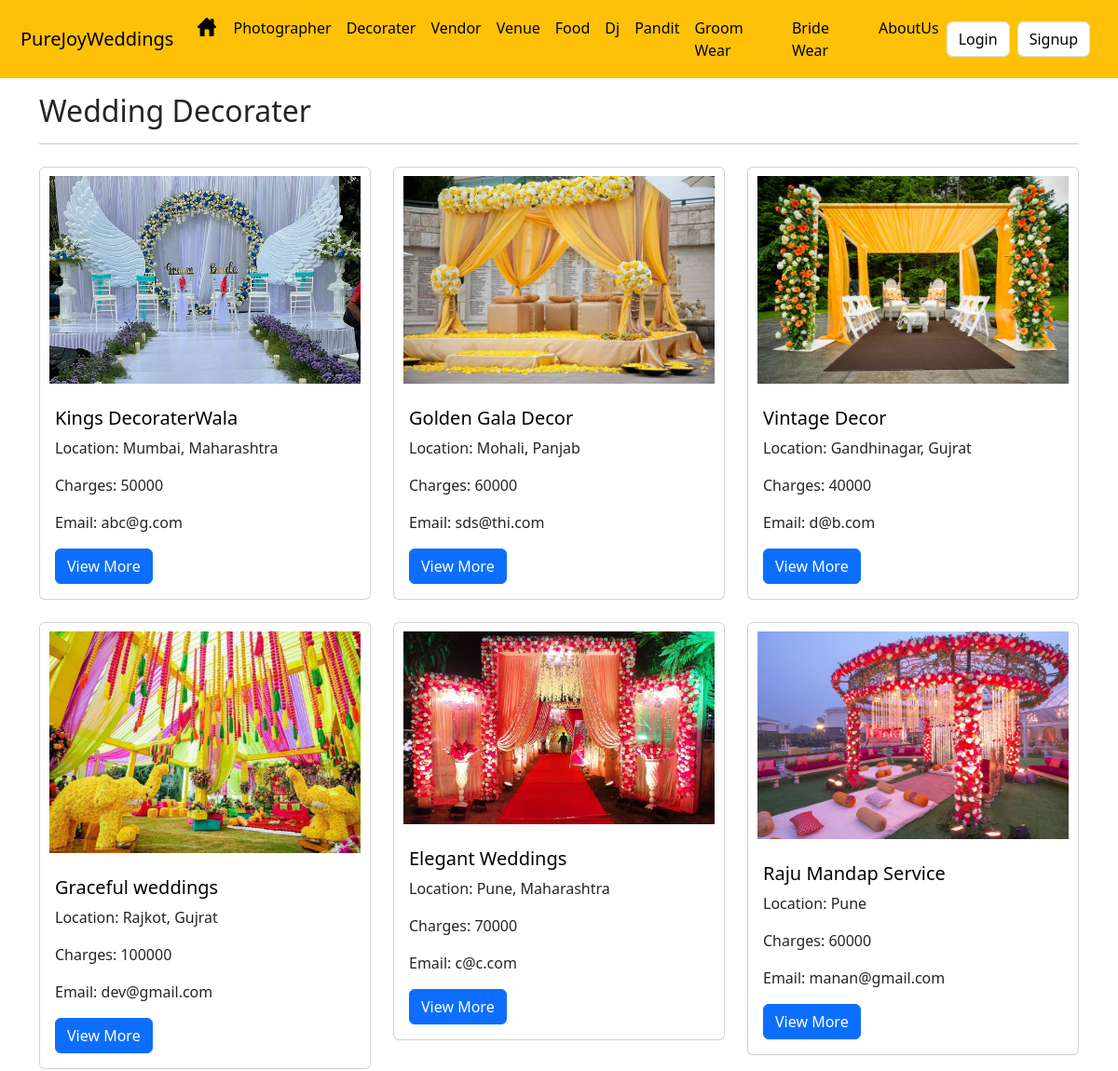
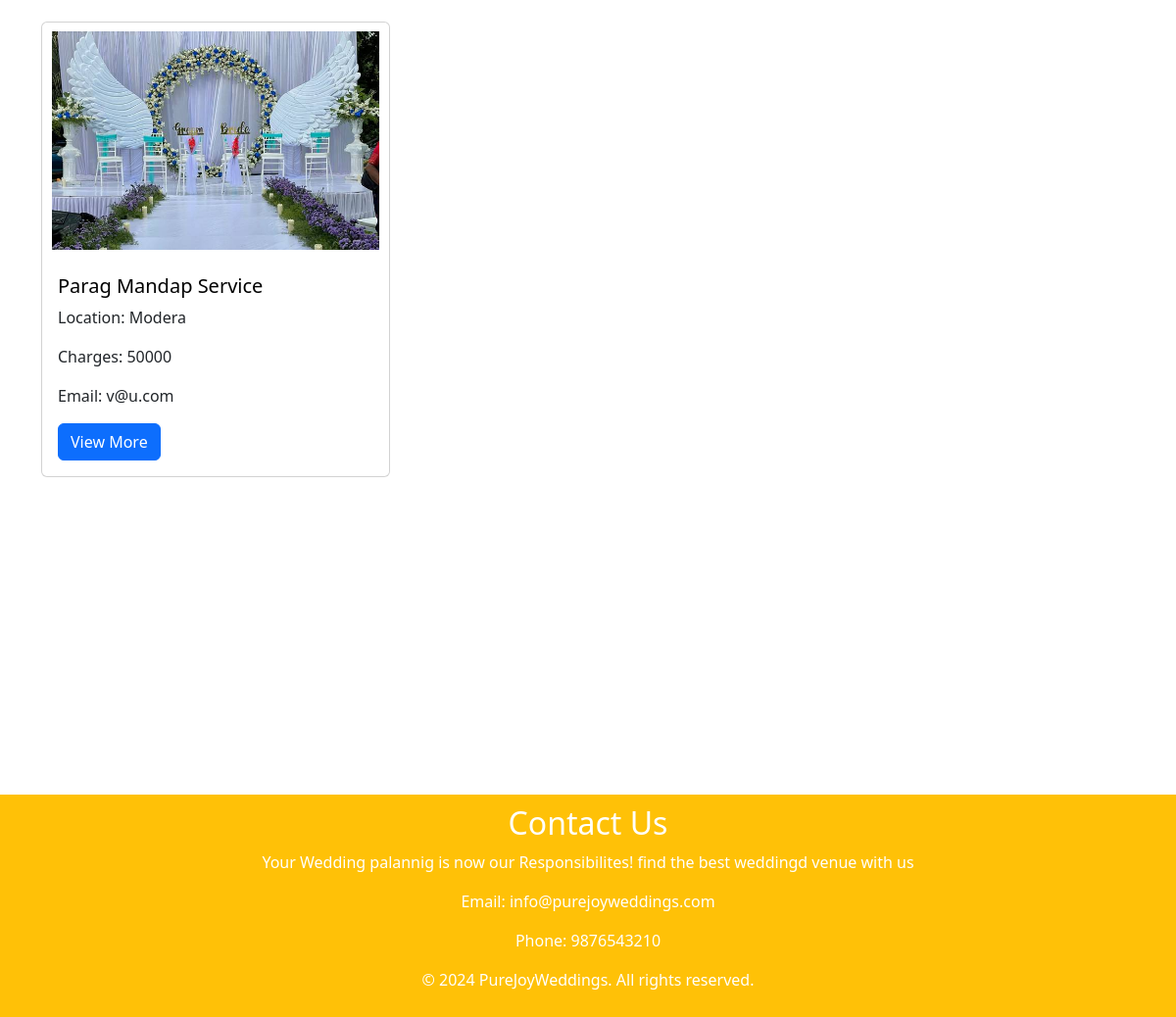
Screenshot of /decorator.php with the database file from the repository (2 pictures, top to bottom).
### tables this page shows
CREATE TABLE `decorater_detail` (
  `decor_sno` int(11) NOT NULL,
  `decor_name` varchar(30) NOT NULL,
  `decor_location` varchar(30) NOT NULL,
  `decor_charges` varchar(10) NOT NULL,
  `email` varchar(50) NOT NULL,
  `contact_number` text NOT NULL
);

### _dbconnect.php (called while the page is built, shortened)
<?php
class Database
{
    private $host = 'localhost';
    private $username = 'root';
    private $password = '';
    private $database = 'purejoyweddings';
    private $db;
    public function __construct()
    {
        try {
            $this->db = new PDO("mysql:host={$this->host};dbname={$this->database}", $this->username, $this->password);
            $this->db->setAttribute(PDO::ATTR_ERRMODE, PDO::ERRMODE_EXCEPTION);
        } catch (PDOException $e) {
            echo "Connection failed: " . $e->getMessage();
        }
    }
    public function getAllDecoratorCards()
    {
        $query = "SELECT * FROM decorater_detail";
        $stmt = $this->db->query($query);
        $result = $stmt->fetchAll(PDO::FETCH_ASSOC);
        return $result;
    }
}
?>

### decorator.php (the view, shortened to what this page needs)
<!DOCTYPE html>
<html>
<head>
    <link href="https://cdn.jsdelivr.net/npm/bootstrap@5.3.2/dist/css/bootstrap.min.css" rel="stylesheet"
>
    <link rel="stylesheet" type="text/css" href="">
</head>
<body>
    <?php
  if(isset($_SESSION['loggedin']) && $_SESSION['loggedin'] == true){
		$loggedin = true;
	}
  else{
    $loggedin = false;
  }
echo'
<nav class="navbar navbar-expand-lg  bg-warning">
  <div class="container-fluid">
    <a class="navbar-brand" href="weddingplanner.php">PureJoyWeddings</a>
    <button class="navbar-toggler" type="button" data-bs-toggle="collapse" data-bs-target="#navbarSupportedContent" aria-controls="navbarSupportedContent" aria-expanded="false" aria-label="Toggle navigation">
      <span class="navbar-toggler-icon"></span>
    </button>
    <div class="collapse navbar-collapse" id="navbarSupportedContent">
      <ul class="navbar-nav me-auto mb-2 mb-lg-0">
        <li class="nav-item">
          <a href="weddingplanner.php"><img src="images\1024px-Home-icon.jpg" height="20px"></a>
        </li>
        <li class="nav-item">
          <a class="nav-link active" href="photographer.php">Photographer</a>
        </li>
        <li class="nav-item">
          <a class="nav-link active" href="decorator.php" role="button">
            Decorater
          </a>
        </li>
        <li class="nav-item">
				<a class="nav-link active" href="vendor.php">Vendor</a>
				</li>
        <li class="nav-item">
          <a class="nav-link active" href="venue.php">Venue</a>
        </li>
        <li class="nav-item">
          <a class="nav-link active" href="food.php">Food</a>
        </li>
        <li class="nav-item">
          <a class="nav-link active" href="dj.php">Dj</a>
        </li>
        <li class="nav-item">
          <a class="nav-link active" href="pandit.php">Pandit</a>
        </li>
        <li class="nav-item">
        <a class="nav-link active" href="groom_wear.php">Groom Wear</a>
      </li>
      <li class="nav-item">
        <a class="nav-link active" href="bride_wear.php">Bride Wear</a>
      </li>
        <li class="nav-item">
          <a class="nav-link active" href="aboutus.php">AboutUs</a>
        </li>
      </ul>';
      if(!$loggedin){
      echo'
      <form class="d-flex" role="search">
        <button class="form-control me-2" type="login"><a href="login2.php" class="loginanchor">Login</a></button>
        <button class="form-control me-2" type="login"><a href="signup.php" class="signupanchor">Signup</a></button>';
      }
      echo'
    </div>
  </div>
</nav>';
?>
    <?php
	require '_dbconnect.php';
?>
    <div class="container mt-3">
        <h2 class="add_serpro">Wedding Decorater</h2>
        <hr class="mb-4">
        <div class="row">
            <?php
        $database = new Database();
        $cards = $database->getAllDecoratorCards();
        if ($cards) {
            foreach ($cards as $card) {
                ?>
            <div class="col-md-4 mb-4">
                <div class="card">
                    <a href="decorator_detail.php?decor_sno=<?php echo $card['decor_sno']; ?>">
                        <?php if (!empty($card['decor_sno'])) { ?>
                        <img src="images\decorator_images\Wedding-Decorator-<?php echo $card['decor_sno']%7; ?>.jpg"
                            class="card-img-top" alt="Card Image">
                        <?php } ?>
                    </a>
                    <div class="card-body">
                        <h5 class="card-title"><a class="decorator_detail_link"
                                href="decorator_detail.php?decor_sno=<?php echo $card['decor_sno']; ?>"><?php echo $card['decor_name']; ?></a>
                        </h5>
                        <p class="card-text">Location: <?php echo $card['decor_location']; ?></p>
                        <p class="card-text">Charges: <?php echo $card['decor_charges']; ?></p>
                        <p class="card-text">Email: <?php echo $card['email']; ?></p>
                        <a href="decorator_detail.php?decor_sno=<?php echo $card['decor_sno']; ?>"
                            class="btn btn-primary">View More</a>
                    </div>
                </div>
            </div>
            <?php
            }
        } else {
            echo "No cards found.";
        }
        ?>
        </div>
    </div>
    <footer>
        <h2>Contact Us</h2>
        <p>Your Wedding palannig is now our Responsibilites! find the best weddingd venue with us</p>
        <p>Email: info@purejoyweddings.com</p>
        <p>Phone: 9876543210</p>
        <p>&copy; 2024 <a href="weddingplanner.php" style="text-decoration: none; color:white;">PureJoyWeddings.</a> All
            rights reserved.</p>
    </footer>
</body>
</html>

### decorator.php (style rules this page uses)
* { margin: 0; padding: 0; }
img { padding: 0 10px; margin: 9px 0; }
.navbar { background-color: #333; padding: 10px; color: white; width: 100%; top: 0; z-index: 1000; }
.loginanchor { text-decoration: none; color: black; }
.signupanchor { text-decoration: none; color: black; }
.decorator_detail_link { text-decoration: none; color: black; }
.add_serpro { display: inline; margin-right: 61%; }
footer { background-color: #ffc107; color: #fff; text-align: center; padding: 10px; bottom: 0; width: 100%; margin-top: 25%; }

### rows the page displays
decorater_detail: decor_name "Kings DecoraterWala", decor_location "Mumbai, Maharashtra", decor_charges "50000", email "abc@g.com"
decorater_detail: shows a picture, decor_name "Golden Gala Decor", decor_location "Mohali, Panjab", decor_charges "60000", email "sds@thi.com"
decorater_detail: shows a picture, decor_name "Vintage Decor", decor_location "Gandhinagar, Gujrat", decor_charges "40000", email "d@b.com"
decorater_detail: shows a picture, decor_name "Graceful weddings", decor_location "Rajkot, Gujrat", decor_charges "100000", email "dev@gmail.com"
decorater_detail: shows a picture, decor_name "Elegant Weddings", decor_location "Pune, Maharashtra", decor_charges "70000", email "c@c.com"
decorater_detail: shows a picture, decor_name "Raju Mandap Service", decor_location "Pune", decor_charges "60000", email "manan@gmail.com"
decorater_detail: decor_name "Parag Mandap Service", decor_location "Modera", decor_charges "50000", email "v@u.com"
